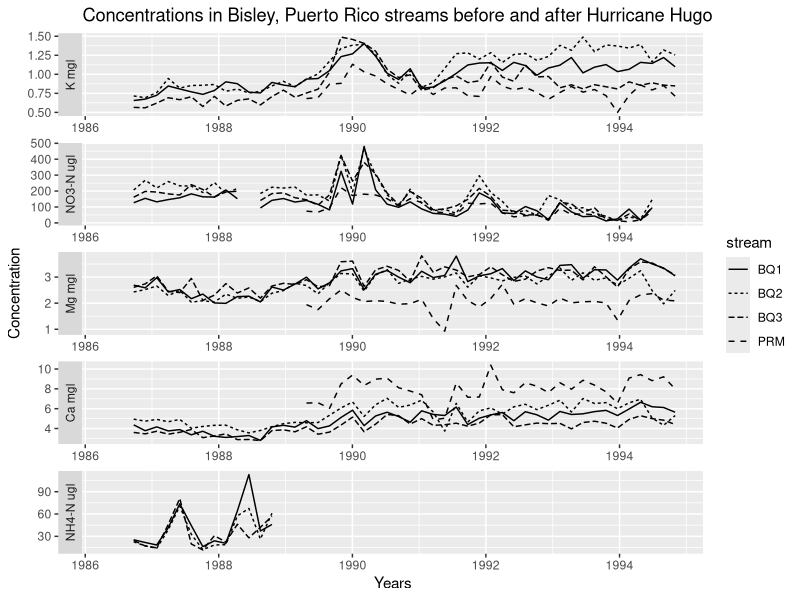

Recreate this plot in R.
## ---- chunk 1
#| echo: false
#| warning: false
library(tidyverse)
intermediate_output <- read_csv("../output/intermediate_output.csv")
intermediate_output |>
  mutate(
    Nutrients = fct_relevel(
      Nutrients,
      "k_mgl",
      "no3n_ugl",
      "mg_mgl",
      "ca_mgl",
      "nh4n_ugl"
    )
  ) |>
  mutate(
    Nutrients = fct_recode(
      Nutrients,
      "K mgl" = "k_mgl",
      "NO3-N ugl" = "no3n_ugl",
      "Mg mgl" = "mg_mgl",
      "Ca mgl" = "ca_mgl",
      "NH4-N ugl" = "nh4n_ugl"
    )
  ) |>
  ## graph
  ggplot(
    mapping = aes(
      x = window_start,
      y = Concentration,
      linetype = stream
    )
  ) +
  geom_line() +
  facet_wrap("Nutrients", scales = "free", ncol = 1, strip.position = "left") +
  labs(
    title = "Concentrations in Bisley, Puerto Rico streams before and after Hurricane Hugo",
    x = "Years"
  )
